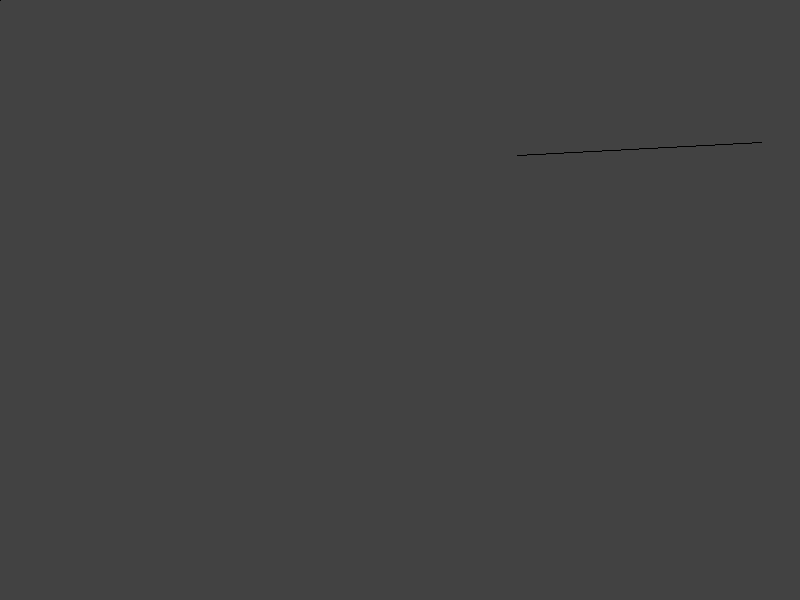
Frame 1 (no input)
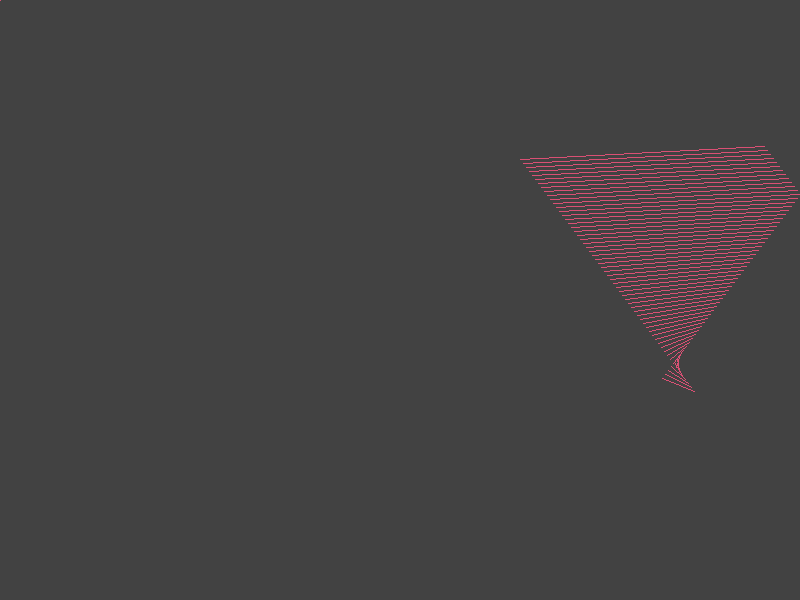
Frame 60 (the mouse pressed at the canvas centre just before this capture)
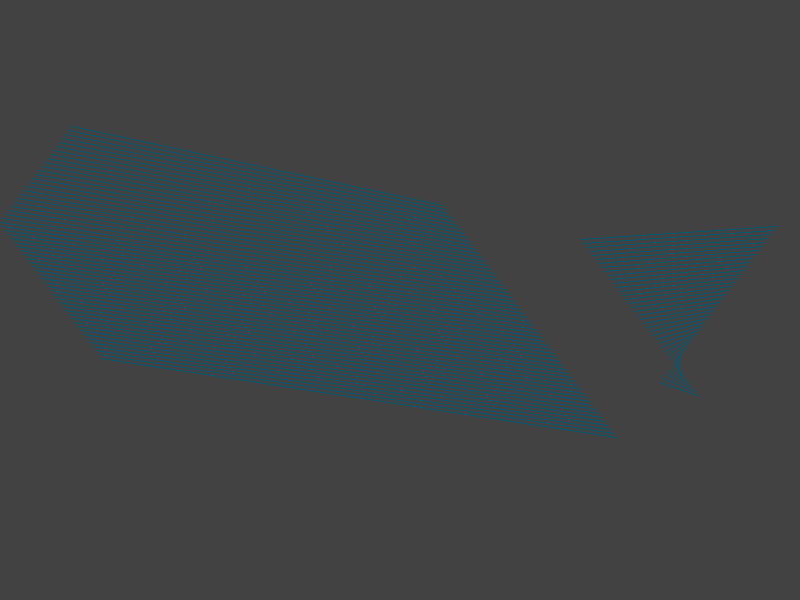
Frame 120 (the mouse held since frame 60 and released just before this capture)

The Processing sketch that drew these frames (run headless with seeded random() and noise(); from frame 60 on, the mouse is pressed at the canvas centre):

// Processing sketch: processing_112136
// ── processing_112136.pde


Point p1,p2;
int r,g,b;

void setup() {

  size(800, 600);
  background(0);
  noSmooth();

  p1 = new Point((int)random(width), (int)random(height));
  p2 = new Point((int)random(width), (int)random(height));

}

void draw() {
 
  background(66);
  line(p1.x, p1.y, p2.x, p2.y);
  
  int i;
  
  for(i = 0; i < p1.trails.length; i++) {
    
    line(p1.trails[i][0], p1.trails[i][1], p2.trails[i][0], p2.trails[i][1]);
  }
  
  move(p1); 
  move(p2);
  
  storeTrail(p1);
  storeTrail(p2);
}

void mousePressed() {
  
  background(0);
  p1.x = (int) random(width);
  p1.y = (int) random(height);  
  p2.x = (int) random(width);
  p2.y = (int) random(height); 
}

void move(Point p) {
  
  if (p.x >= width || p.x <= 0) {
    
    p.sx = -p.sx;
    changeColour();
  }  
  
  if (p.y >= height || p.y <= 0) {
    
    p.sy = -p.sy;
    changeColour();
  }
  
  p.x += p.sx;
  p.y += p.sy;
}

void changeColour() {

  r = (int) random(255);
  g = (int) random(255);
  b = (int) random(255);
  stroke(r,g,b);
} 

void storeTrail(Point p) {

  p.trails[0][0] = p.x;
  p.trails[0][1] = p.y;
  
  //move all values down one place in the array
  int i;
  
  for (i = p.trails.length -1; i > 0; i--) {
    
    p.trails[i][0] = p.trails[i - 1][0];
    p.trails[i][1] = p.trails[i - 1][1];
  }
  
}

class Point {

  public int x;
  public int y;
  public int sx;
  public int sy;
  public int trails[][];
    
  Point (int x, int y) {
    
    this.x = x;
    this.y = y;
    trails = new int[100][2];
    sx = 3;
    sy = 4;
  }
}
